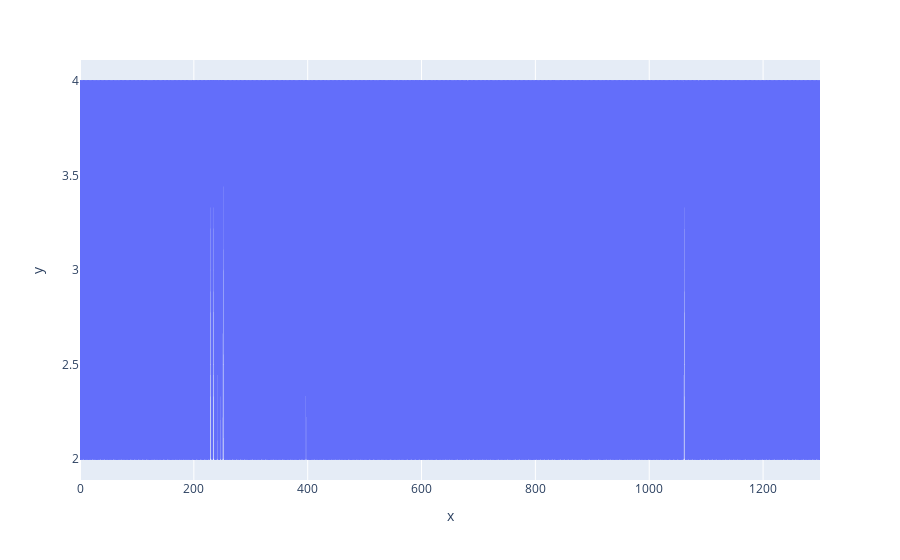

Source (notebook cell):
### Code cell
fig = px.line(
                y=et_stims['DIN_diff'],
                #y='DIN',
                #opacity=.5,
                #marginal_y="histogram",
                #marginal_x="histogram"
                )
fig.show()

### Figure 1 — Plotly figure (JSON) as saved in the notebook; plotly's stock layout.template omitted (floating-point values rounded to 4 significant figures; data arrays with more than 128 entries replaced by an {"elided": "..."} marker saying what was removed)
{"data": [{"hovertemplate": "x=%{x}<br>y=%{y}<extra></extra>", "legendgroup": "", "line": {"color": "#636efa", "dash": "solid"}, "marker": {"symbol": "circle"}, "mode": "lines", "name": "", "showlegend": false, "type": "scattergl", "x": {"elided": "1301 int values"}, "xaxis": "x", "y": {"elided": "1301 int values"}, "yaxis": "y"}], "layout": {"legend": {"tracegroupgap": 0}, "margin": {"t": 60}, "xaxis": {"anchor": "y", "domain": [0, 1], "title": {"text": "x"}}, "yaxis": {"anchor": "x", "domain": [0, 1], "title": {"text": "y"}}}}
